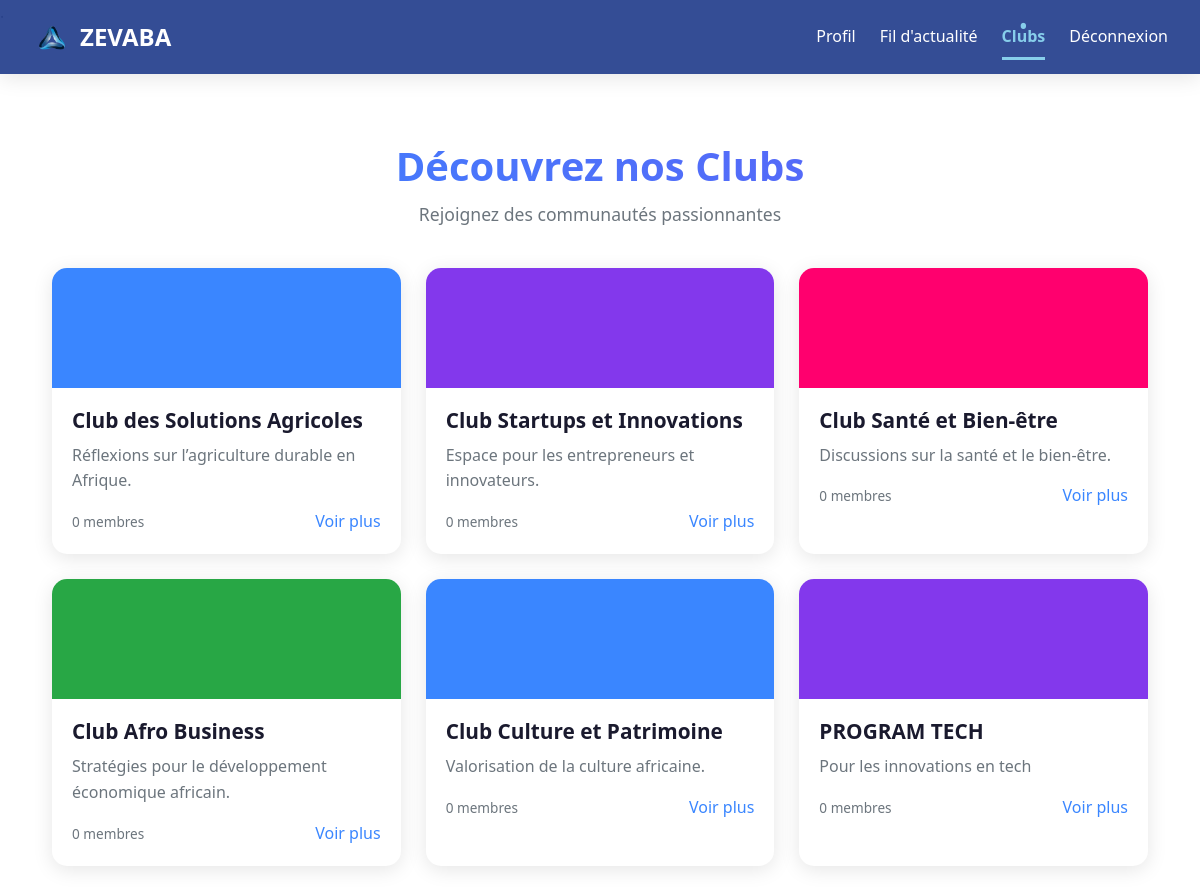
/clubs/ (signed in), run on an earlier commit of the app's database.
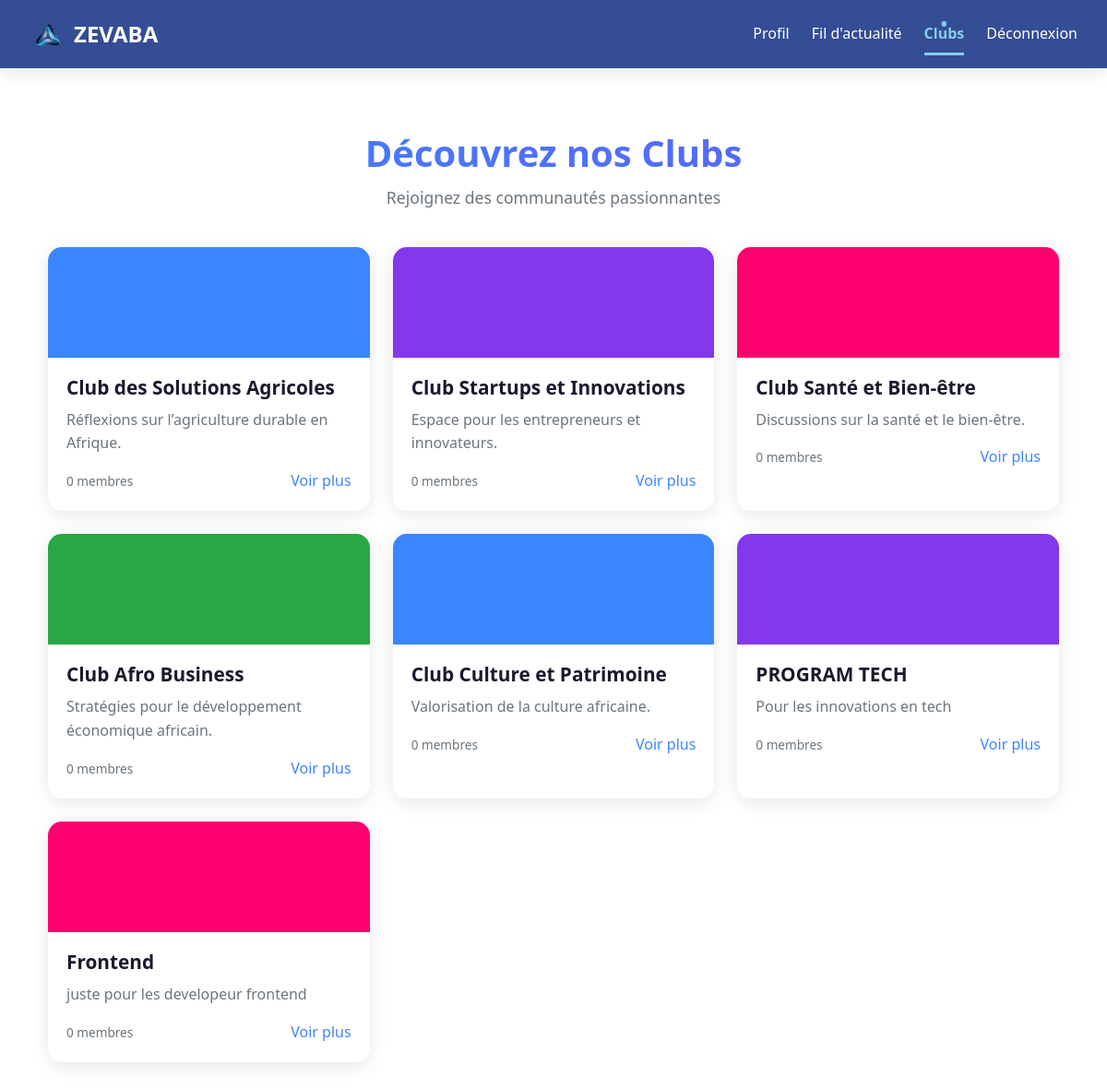
And on a later commit of the database.
### core/models.py (models this page shows, shortened)
class Club(models.Model):
    name = models.CharField(max_length=100)
    description = models.TextField()
    creator = models.ForeignKey(User, on_delete=models.CASCADE, related_name='created_clubs')
    members = models.ManyToManyField(User, through='ClubMembership', related_name='joined_clubs', blank=True)
    created_at = models.DateTimeField(default=timezone.now)

### core/views.py (the view)
# urls.py: path('clubs/', views.clubs, name='clubs'),
@login_required
def clubs(request):
    clubs = Club.objects.all()
    return render(request, 'clubs.html', {'clubs': clubs})

### core/templates/clubs.html (shortened to what this page needs)
{% extends 'base.html' %}
{% block content %}
<div class="clubs-container">
    <div class="clubs-header">
        <h1 class="clubs-title">Découvrez nos Clubs</h1>
        <p class="clubs-subtitle">Rejoignez des communautés passionnantes</p>
    </div>
    <div class="clubs-grid">
        {% for club in clubs %}
            <div class="club-card">
                <div class="club-banner" style="background-color: {% cycle '#3a86ff' '#8338ec' '#ff006e' '#28a745' %}"></div>
                <div class="club-content">
                    <h3 class="club-name">{{ club.name }}</h3>
                    <p class="club-description">{{ club.description|truncatewords:20 }}</p>
                    <div class="club-footer">
                        <span class="club-members">{{ club.members.count }} membres</span>
                        <a href="{% url 'club_detail' club.pk %}" class="club-link">Voir plus</a>
                    </div>
                </div>
            </div>
        {% empty %}
            <p class="no-clubs">Aucun club disponible pour le moment.</p>
        {% endfor %}
    </div>
</div>
{% endblock %}

What changed in the data, as far as the page shows it:
added Club: name "Frontend", description "juste pour les developeur frontend", members.count "0"
